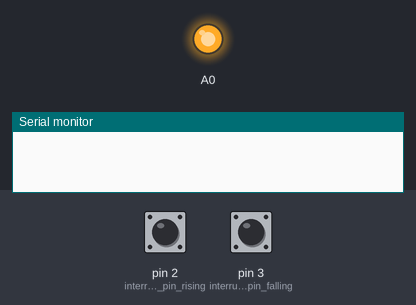
Recording of a sketch running on a simulated Arduino Uno, built with avr-gcc and run on an emulated ATmega328P. Parts: output pins drawn as LEDs (lit = HIGH), the last lines printed to the serial monitor. Inputs (shaded band) come from the test bench; at power-on: pin 2 (interrupt_pin_rising) LOW, pin 3 (interrupt_pin_falling) HIGH.

Above: at 1.2 s.
1.3 s: pin 2 (interrupt_pin_rising) pulled HIGH for 0.15 s
At 2.3 s:
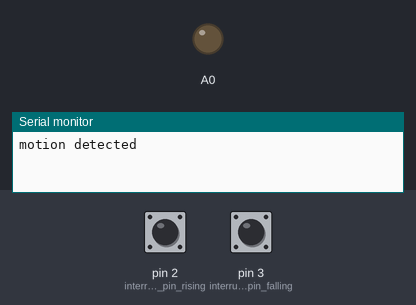
2.9 s: pin 3 (interrupt_pin_falling) pulled LOW for 0.15 s
At 3.5 s:
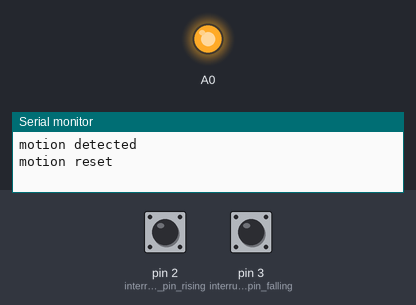
4.5 s: pin 2 (interrupt_pin_rising) pulled HIGH for 1 s
At 5.9 s:
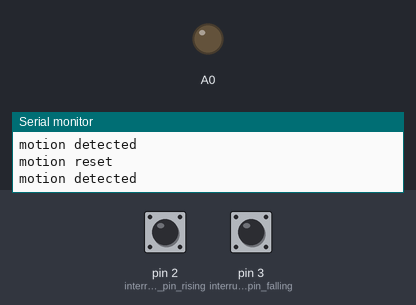
7.0 s: pin 3 (interrupt_pin_falling) pulled LOW for 1 s
At 7.8 s:
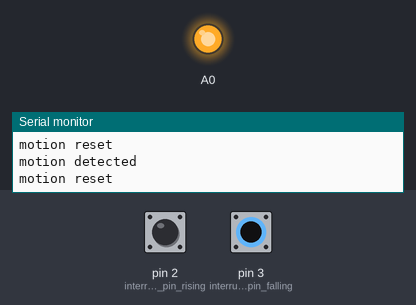
Timing chart, 0 to 10.0 s (numbered marks = the images above; inputs shaded):
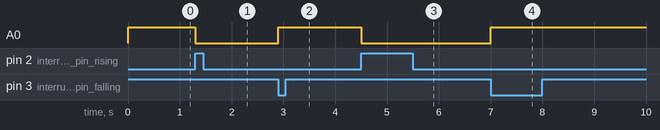

The sketch:

Interrupt.ino
```cpp
bool run = true;
int interrupt_pin_rising = 2, interrupt_pin_falling = 3;

void setup()
{

  attachInterrupt(digitalPinToInterrupt(interrupt_pin_rising), motion_detected, RISING);
  attachInterrupt(digitalPinToInterrupt(interrupt_pin_falling), motion_reset, FALLING);
  Serial.begin(9600);
}

void loop()
{
  if(run)
  {
    analogWrite(A0, 150);
  }
  else
  {
    analogWrite(A0, 0);
  }
}

void motion_detected()
{
  Serial.println("motion detected");
  run = false;
}

void motion_reset()
{
  Serial.println("motion reset");
  run = true;
}
```

Measured:
- after the input at 1.3 s, A0: HIGH → LOW at once
- after the input at 2.9 s, A0: LOW → HIGH at once
- after the input at 4.5 s, A0: HIGH → LOW at once
- after the input at 7.0 s, A0: LOW → HIGH at once
